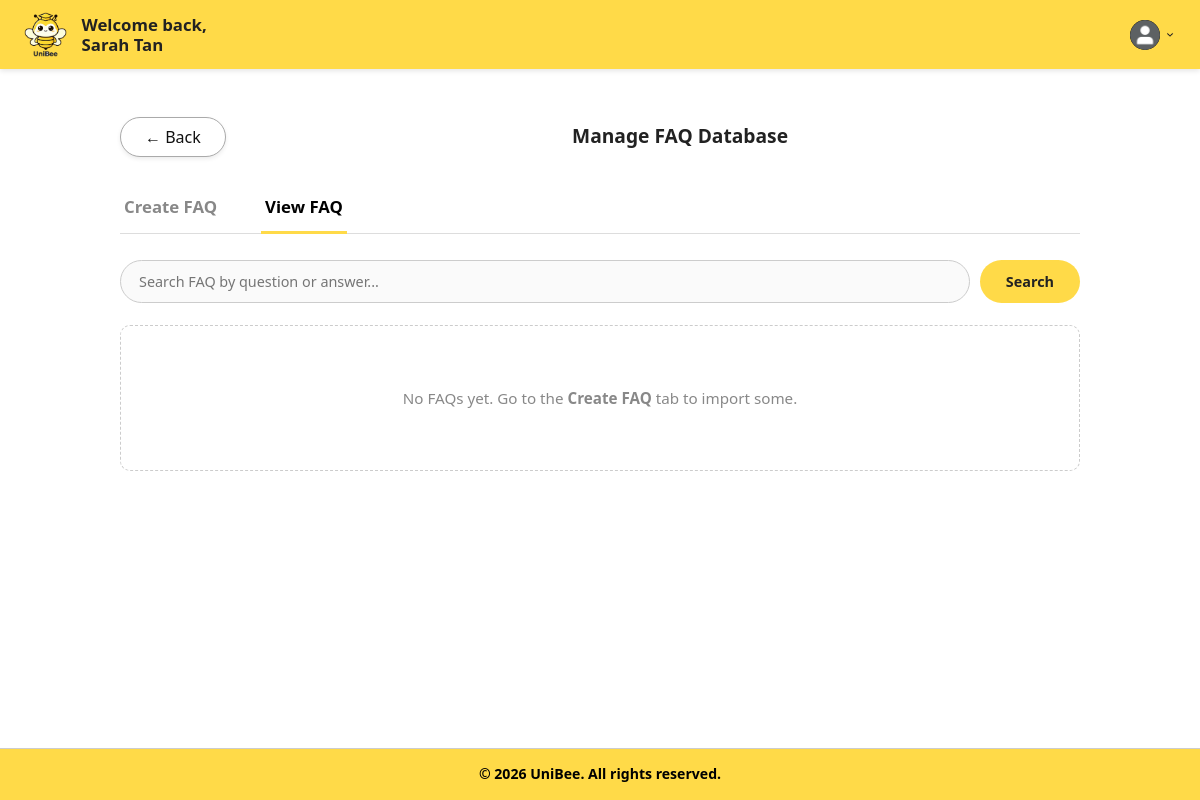
Page /boundary/manageFAQDatabasePage.php?tab=view (signed in) on the earlier database version.
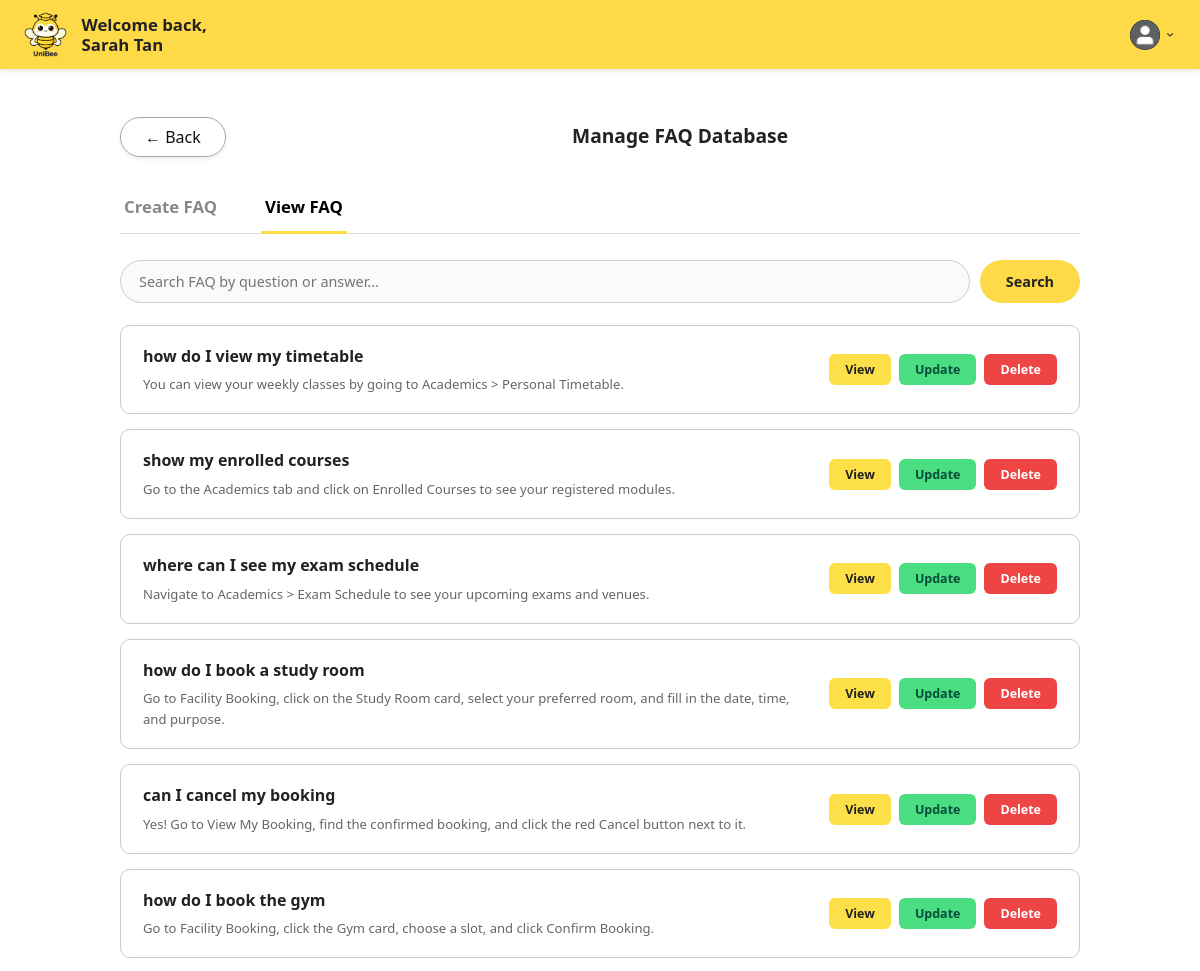
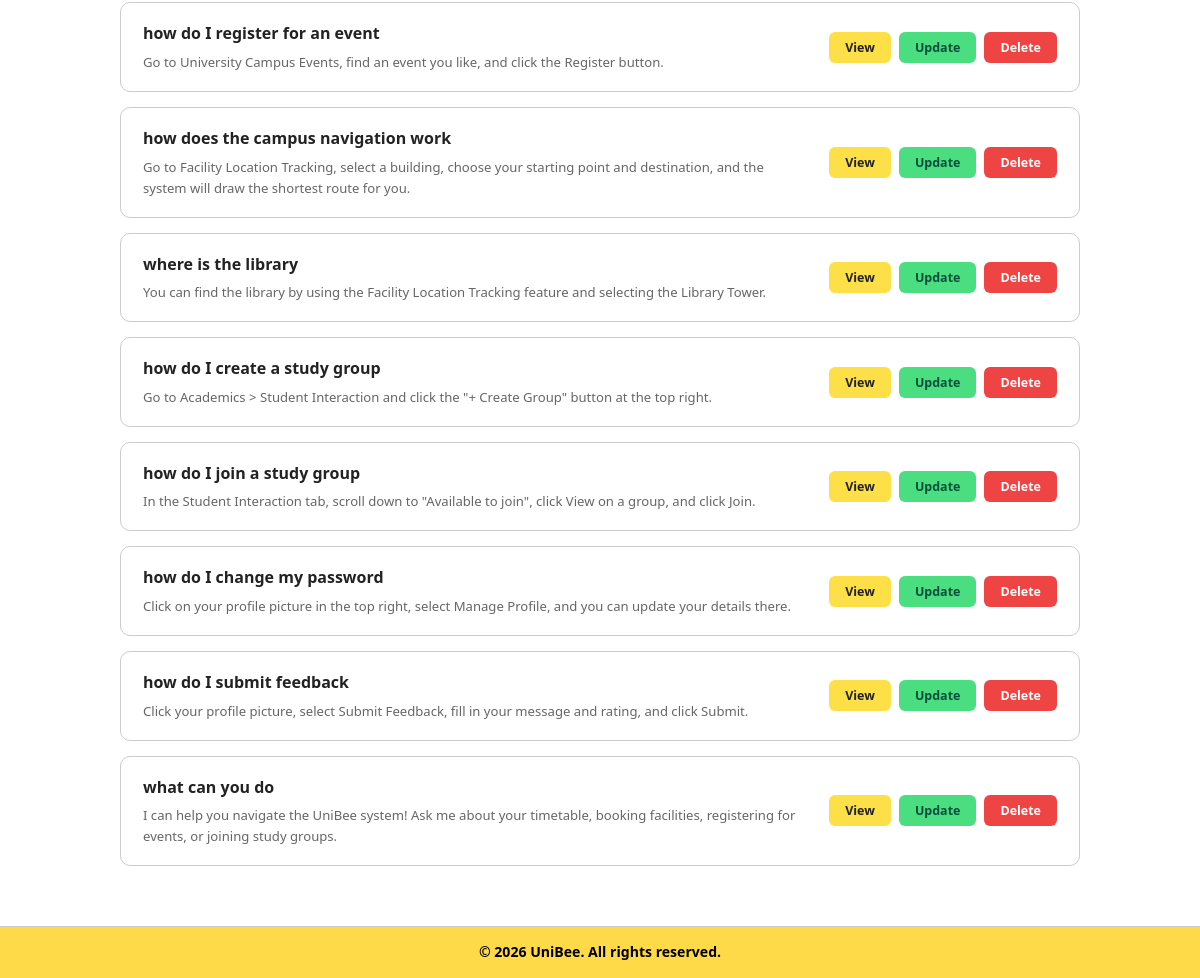
Same page on the later database version (2 pictures, top to bottom).
### tables this page shows
CREATE TABLE FAQs (
    id INT PRIMARY KEY AUTO_INCREMENT,
    universityId INT NOT NULL,
    createdBy INT,
    question TEXT NOT NULL,
    answer TEXT NOT NULL,
    createdAt DATETIME DEFAULT CURRENT_TIMESTAMP,
    updatedAt DATETIME DEFAULT CURRENT_TIMESTAMP ON UPDATE CURRENT_TIMESTAMP,
    FOREIGN KEY (universityId) REFERENCES Universities(id) ON DELETE CASCADE,
    FOREIGN KEY (createdBy) REFERENCES Users(id) ON DELETE SET NULL
);

### controller/manageFAQDatabaseController.php (called while the page is built, shortened)
<?php
require_once "../database/database.php";
class FAQ
{
    private $id;
    private $universityId;
    private $createdBy;
    private $question;
    private $answer;
    private $createdAt;
    private $updatedAt;
    public function __construct($data = [])
    {
        $this->id = $data['id'] ?? null;
        $this->universityId = $data['universityId'] ?? null;
        $this->createdBy = $data['createdBy'] ?? null;
        $this->question = $data['question'] ?? '';
        $this->answer = $data['answer'] ?? '';
        $this->createdAt = $data['createdAt'] ?? null;
        $this->updatedAt = $data['updatedAt'] ?? null;
    }
    public function getId()
    {
        return $this->id;
    }
    public function getQuestion()
    {
        return $this->question;
    }
    public function getAnswer()
    {
        return $this->answer;
    }
    public function toArray()
    {
        return [
            'id' => $this->id,
            'universityId' => $this->universityId,
            'createdBy' => $this->createdBy,
            'question' => $this->question,
            'answer' => $this->answer,
            'createdAt' => $this->createdAt,
            'updatedAt' => $this->updatedAt,
        ];
    }
}
class ManageFAQDatabaseController
{
    private $conn;
    public function __construct()
    {
        $database = new Database();
        $this->conn = $database->connect();
    }
    public function getAllFAQs($universityId, $search = '')
    {
        $sql = "SELECT id, universityId, createdBy, question, answer, createdAt, updatedAt
                FROM FAQs
                WHERE universityId = ?";
        $params = [$universityId];
        $sql .= " ORDER BY createdAt DESC";
        $stmt = $this->conn->prepare($sql);
        $stmt->execute($params);
        $faqs = [];
        foreach ($stmt->fetchAll(PDO::FETCH_ASSOC) as $row) {
            $faqs[] = new FAQ($row);
        }
        return $faqs;
    }
}
?>

### database/database.php (called while the page is built, shortened)
<?php
class Database
{
    private $host = 'sql212.infinityfree.com';
    private $dbname = 'if0_43479137_unibee';
    private $username = 'if0_43479137';
    private $password = 'InjO8Pzh9lL';
    public function connect()
    {
        try {
            $this->pdo = new PDO(
                "mysql:host={$this->host};dbname={$this->dbname}",
                $this->username,
                $this->password
            );
            $this->pdo->setAttribute(PDO::ATTR_ERRMODE, PDO::ERRMODE_EXCEPTION);
            return $this->pdo;
        } catch (PDOException $e) {
            die("Database connection failed: " . $e->getMessage());
        }
    }
}

### boundary/manageFAQDatabasePage.php (the view, shortened to what this page needs)
<?php
require_once "../controller/manageFAQDatabaseController.php";
$controller = new ManageFAQDatabaseController();
$universityId = (int) ($_SESSION['university_id'] ?? 0);
$activeTab = $_GET['tab'] ?? 'create';
$searchQuery = trim($_GET['search'] ?? '');
$faqList = ($activeTab === 'view')
    ? $controller->getAllFAQs($universityId, $searchQuery)
    : [];
?>
<!DOCTYPE html>
<html lang="en">
<head>
    <link rel="stylesheet" href="../style.css">
</head>
<body>
    <header class="header">
        <div class="logo-container">
            <a href="universityAdminDashboardPage.php">
                <img src="../images/uniBeeLogo.png" alt="UniBee Logo">
            </a>
        </div>
        <div class="welcome-message">
            <span>Welcome back,</span>
            <strong>
                <?php echo htmlspecialchars($_SESSION['user_name'] ?? 'University Admin'); ?>
            </strong>
        </div>
        <div class="dashboard-header-right">
            <div class="profile-dropdown">
                <div class="profile-container" onclick="toggleDropdown()">
                    <img src="../images/profilePic.png" alt="Profile" class="profile-icon">
                    <img src="../images/dropdown.png" alt="Menu" class="dropdown-arrow">
                </div>
            </div>
        </div>
    </header>
    <main class="faq-page">
        <div class="profile-header">
            <a href="universityAdminDashboardPage.php" class="btn-back">&#8592; Back</a>
            <h1 class="section-label">Manage FAQ Database</h1>
        </div>
        <div class="faq-tabs">
            <a class="faq-tab <?php echo $activeTab === 'create' ? 'active' : ''; ?>"
                href="manageFAQDatabasePage.php?tab=create">Create FAQ</a>
            <a class="faq-tab <?php echo $activeTab === 'view' ? 'active' : ''; ?>"
                href="manageFAQDatabasePage.php?tab=view">View FAQ</a>
        </div>
        <?php if ($activeTab === 'create'): ?>
            <div class="template-card">
                <h2>CSV Template Guide</h2>
                <p>Prepare your FAQ file using the format shown below. Save it as a <strong>.csv</strong> file.</p>
                <pre>question,answer
    "What are the library operating hours?","The library is open Monday to Friday from 8:00 AM to 10:00 PM, and Saturday from 9:00 AM to 6:00 PM. It is closed on Sundays and public holidays."
    "Where is the food court located?","The main food court is on Level 2 of the Student Centre, next to the bookstore."
    "How do I book a study room?","Go to Facilities Booking > Book Facilities > Study Rooms, pick a slot, and confirm your booking."
    "Who do I contact for IT support?","Please call the IT Helpdesk hotline at +65 6123 4567, or email ithelp@university.edu."</pre>
                <ul class="template-rules">
                    <li>The file must have a header row: <code>question,answer</code>.</li>
                    <li>Every row must contain both a question and an answer.</li>
                    <li>Wrap fields in double quotes if they contain commas.</li>
                    <li>Only <strong>school-related</strong> content is allowed. Rows containing inappropriate or negative
                        language will be automatically rejected during import.</li>
                </ul>
                <a class="btn-download" href="../csv/faq_template.csv" download>Download Template</a>
            </div>
            <div class="upload-card">
                <h2>Upload FAQ CSV</h2>
                <p>Select your prepared CSV file and click Upload to import FAQs.</p>
                <form method="POST" action="manageFAQDatabasePage.php" enctype="multipart/form-data">
                    <input type="hidden" name="action" value="import_csv">
                    <div class="upload-row">
                        <input type="file" name="csv_file" accept=".csv" required>
                        <button type="submit" class="btn-upload">Upload FAQ</button>
                    </div>
                </form>
            </div>
        <?php else: ?>
            <form class="faq-search-bar" method="GET" action="manageFAQDatabasePage.php">
                <input type="text" name="search" placeholder="Search FAQ by question or answer..."
                    value="<?php echo htmlspecialchars($searchQuery); ?>">
                <button type="submit" class="btn-search">Search</button>
            </form>
            <?php if (empty($faqList)): ?>
                <div class="empty-faq">
                    <?php if ($searchQuery !== ''): ?>
                        No FAQs match your search.
                    <?php else: ?>
                        No FAQs yet. Go to the <strong>Create FAQ</strong> tab to import some.
                    <?php endif; ?>
                </div>
            <?php else: ?>
                <div class="faq-list">
                    <?php foreach ($faqList as $faq): ?>
                        <div class="faq-card">
                            <div class="faq-info">
                                <h3>
                                    <?php echo htmlspecialchars($faq->getQuestion()); ?>
                                </h3>
                                <p>
                                    <?php echo htmlspecialchars($faq->getAnswer()); ?>
                                </p>
                            </div>
                            <div class="faq-actions">
                                <button type="button" class="btn-faq-view"
                                    onclick='openViewFAQ(<?php echo htmlspecialchars(json_encode($faq->toArray()), ENT_QUOTES); ?>)'>View</button>
                                <button type="button" class="btn-faq-update"
                                    onclick='openUpdateFAQ(<?php echo htmlspecialchars(json_encode($faq->toArray()), ENT_QUOTES); ?>)'>Update</button>
                                <button type="button" class="btn-faq-delete"
                                    onclick="openDeleteFAQ(<?php echo (int) $faq->getId(); ?>)">Delete</button>
                            </div>
                        </div>
                    <?php endforeach; ?>
                </div>
            <?php endif; ?>
        <?php endif; ?>
    </main>
    <footer>
        <div class="footer-bottom-bar">
            &copy; 2026 UniBee. All rights reserved.
        </div>
    </footer>
</body>
</html>

### boundary/manageFAQDatabasePage.php (style rules this page uses)
.profile-header { position: relative; display: flex; align-items: center; width: 100%; min-height: 45px; margin: 15px 0 25px 0; }
.profile-header .section-label { position: absolute; left: 70%; transform: translateX(-50%); margin: 0 !important; text-align: center !important; white-space: nowrap; }
.faq-page { width: 80%; max-width: 1050px; margin: 0 auto; padding: 30px 0 60px; box-sizing: border-box; }
.faq-tabs { display: flex; gap: 40px; border-bottom: 1px solid #ddd; margin-bottom: 26px; }
.faq-tab { padding: 10px 4px; font-size: 1.05rem; font-weight: 700; color: #888; text-decoration: none; border-bottom: 3px solid transparent; margin-bottom: -1px; }
.faq-tab.active { color: #000; border-bottom-color: var(--bg-yellow); }
.faq-search-bar { display: flex; gap: 10px; margin-bottom: 22px; }
.faq-search-bar input { flex: 1; padding: 11px 18px; border: 1px solid #ccc; border-radius: 25px; font-size: 0.9rem; background: #fafafa; box-sizing: border-box; }
.faq-search-bar .btn-search { padding: 10px 26px; background: var(--bg-yellow); color: #222; border: none; border-radius: 25px; font-weight: 700; cursor: pointer; font-size: 0.9rem; }
.faq-list { display: flex; flex-direction: column; gap: 15px; }
.faq-card { display: flex; justify-content: space-between; align-items: center; gap: 20px; border: 1px solid #ccc; border-radius: 10px; padding: 18px 22px; background: #fff; transition: 0.2s ease; }
.faq-info { flex: 1; min-width: 0; }
.faq-info h3 { font-size: 1rem; font-weight: 700; margin: 0 0 5px 0; color: #222; }
.faq-info p { font-size: 0.82rem; color: #666; margin: 0; overflow: hidden; text-overflow: ellipsis; display: -webkit-box; -webkit-line-clamp: 2; -webkit-box-orient: vertical; }
.faq-actions { display: flex; gap: 8px; flex-shrink: 0; }
.faq-actions button { padding: 7px 16px; border-radius: 6px; border: none; cursor: pointer; font-size: 0.78rem; font-weight: 700; }
.btn-faq-view { background: #fde047; color: #222; }
.btn-faq-update { background: #4ade80; color: #064e3b; }
.btn-faq-delete { background: #ef4444; color: #fff; }
.empty-faq { padding: 60px 20px; text-align: center; color: #888; font-size: 0.95rem; border: 1px dashed #ccc; border-radius: 10px; }

Differences in the rows shown:
added faqs: question "how do I view my timetable", answer "You can view your weekly classes by going to Academics > Personal Timetable."
added faqs: question "show my enrolled courses", answer "Go to the Academics tab and click on Enrolled Courses to see your registered modules."
added faqs: question "where can I see my exam schedule", answer "Navigate to Academics > Exam Schedule to see your upcoming exams and venues."
added faqs: question "how do I book a study room", answer "Go to Facility Booking, click on the Study Room card, select your preferred room, and fill in the date, time, and purpose."
added faqs: question "can I cancel my booking", answer "Yes! Go to View My Booking, find the confirmed booking, and click the red Cancel button next to it."
added faqs: question "how do I book the gym", answer "Go to Facility Booking, click the Gym card, choose a slot, and click Confirm Booking."
added faqs: question "how do I register for an event", answer "Go to University Campus Events, find an event you like, and click the Register button."
added faqs: question "how does the campus navigation work", answer "Go to Facility Location Tracking, select a building, choose your starting point and destination, and the system will draw the shortest route for you."
added faqs: question "where is the library", answer "You can find the library by using the Facility Location Tracking feature and selecting the Library Tower."
added faqs: question "how do I create a study group", answer "Go to Academics > Student Interaction and click the \"+ Create Group\" button at the top right."
added faqs: question "how do I join a study group", answer "In the Student Interaction tab, scroll down to \"Available to join\", click View on a group, and click Join."
added faqs: question "how do I change my password", answer "Click on your profile picture in the top right, select Manage Profile, and you can update your details there."
added faqs: question "how do I submit feedback", answer "Click your profile picture, select Submit Feedback, fill in your message and rating, and click Submit."
added faqs: question "what can you do", answer "I can help you navigate the UniBee system! Ask me about your timetable, booking facilities, registering for events, or joining study groups."
Other differences:
text no longer shown: "No FAQs yet. Go to the Create FAQ tab to import some."
